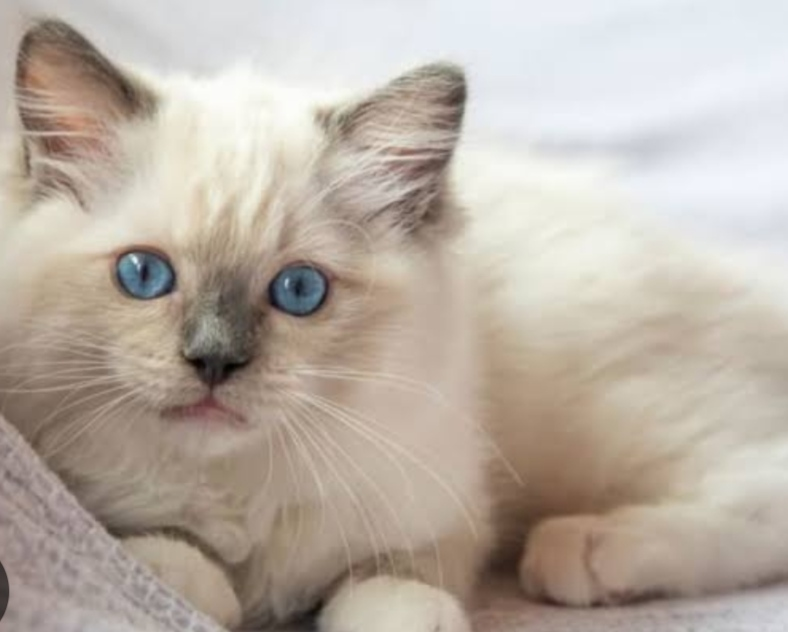
#> input picture SkillCraft-Internship/cat-dog-classification - Task1/dataset/cats/cat1.jpg, 788 x 632 px; its folder holds 4 pictures in this run
$ python cat_dog_classification.py
#> lines starting #> are read from the running program, lines starting #| are printed output that depends on the picture
import os
import cv2
import joblib
import numpy as np
import matplotlib.pyplot as plt

from sklearn.svm import SVC
from sklearn.metrics import classification_report
from sklearn.metrics import confusion_matrix
from sklearn.model_selection import train_test_split

os.makedirs("outputs", exist_ok=True)
os.makedirs("models", exist_ok=True)

data = []
labels = []

IMAGE_SIZE = 64

cat_path = "dataset/cats"
dog_path = "dataset/dogs"

for img in os.listdir(cat_path):
    path = os.path.join(cat_path, img)

    image = cv2.imread(path)
#> image is the input picture: shape (632, 788, 3); mean B, G, R 165.3, 175.8, 186.3

    if image is not None:
        image = cv2.resize(image, (IMAGE_SIZE, IMAGE_SIZE))
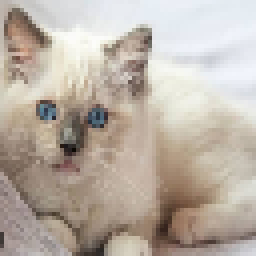
#> image: shape (64, 64, 3) (shown 4 times larger); mean B, G, R 165.3, 175.8, 186.3
        image = image.flatten()
#> image = 12288 values, max 253 at index 2182, min 3 at index 7158, mean 175.8

        data.append(image)
        labels.append(0)
#> pass 2 of the loop `for img in os.listdir(cat_path):`:
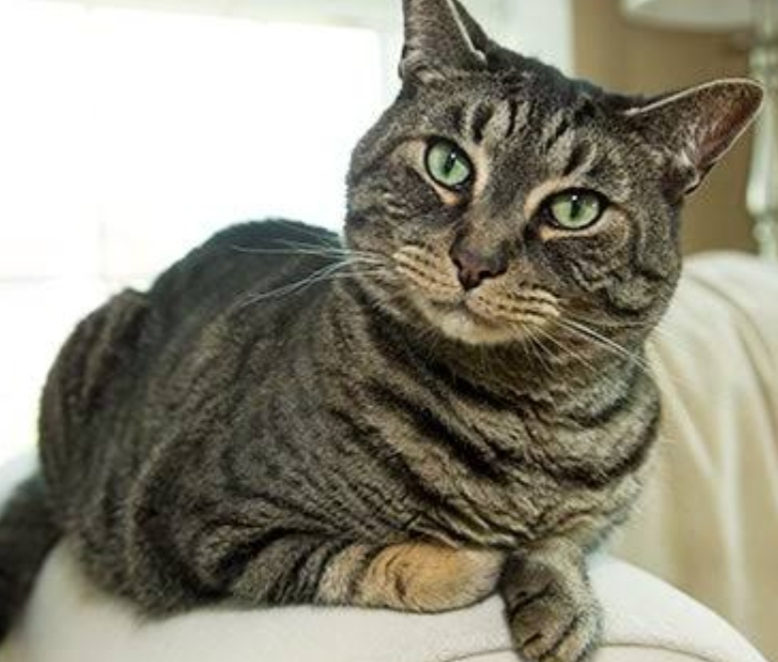
#> input picture SkillCraft-Internship/cat-dog-classification - Task1/dataset/cats/cat2.jpg, 778 x 662 px
#> image is the input picture: shape (662, 778, 3); mean B, G, R 124.2, 139.4, 142.8
#> `image = cv2.resize(image, (IMAGE_SIZE, IMAGE_SIZE))`:
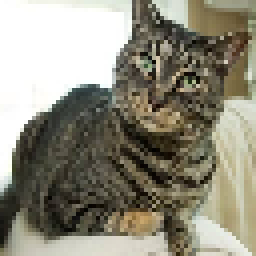
#> image: shape (64, 64, 3) (shown 4 times larger); mean B, G, R 124.1, 139.3, 142.6
#> `image = image.flatten()`: image = 12288 values, max 255 at index 0, min 0 at index 2994, mean 135.3
#> pass 3 of the loop `for img in os.listdir(cat_path):`:
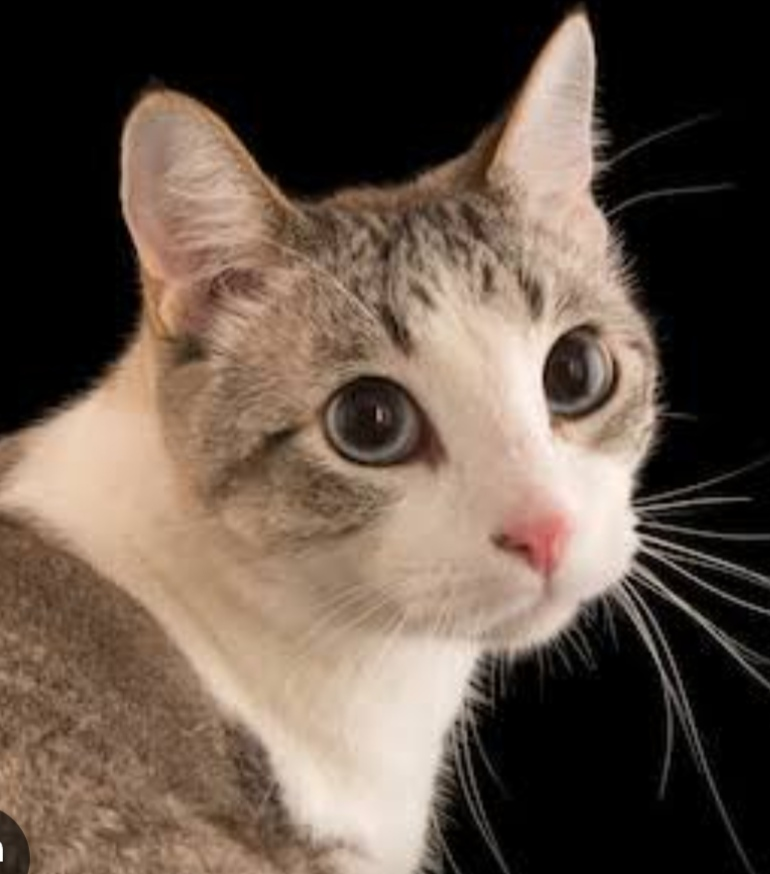
#> input picture SkillCraft-Internship/cat-dog-classification - Task1/dataset/cats/cat3.jpg, 770 x 874 px
#> image is the input picture: shape (874, 770, 3); mean B, G, R 72.8, 84.6, 100.3
#> `image = cv2.resize(image, (IMAGE_SIZE, IMAGE_SIZE))`:
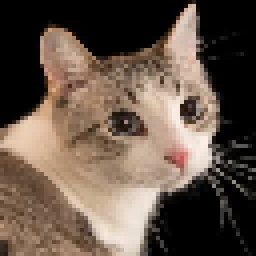
#> image: shape (64, 64, 3) (shown 4 times larger); mean B, G, R 72.7, 84.5, 100.3
#> `image = image.flatten()`: image = 12288 values, max 255 at index 7055, min 0 at index 0, mean 85.85
#> the loop made 4 passes; the first 3 are shown

#> (the run stopped early here; a loop or call above may not have finished)
